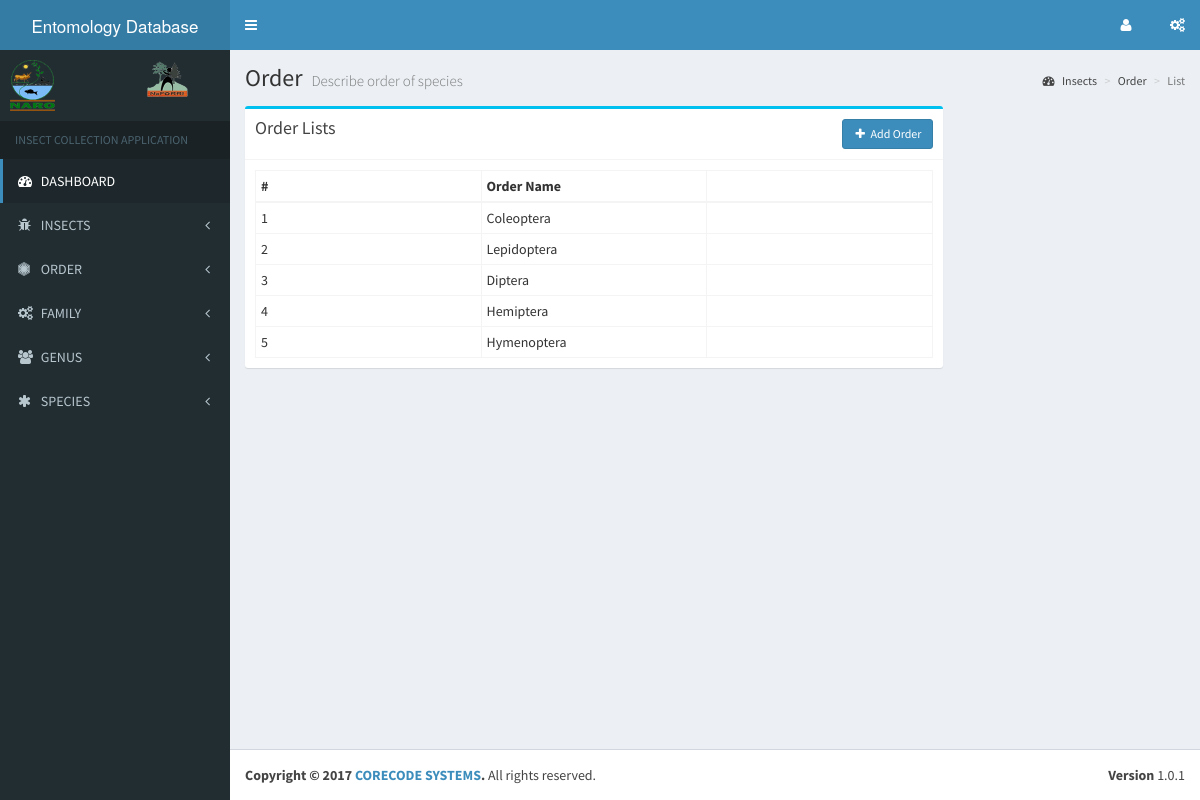
/admin/order_list.php, run on the app's committed database.
### tables this page shows
CREATE TABLE `order` (
  `order_Id` int(11) NOT NULL,
  `order_name` varchar(50) NOT NULL
);

### libs/database.php (called while the page is built, shortened)
<?php
    class database {
        public $host    = DB_HOST;
        public $user    = DB_USER;
        public $pass    = DB_PASS;
        public $db_name = DB_NAME;
        public $conn;
        public function connect() {
            $this->conn = new mysqli($this->host, $this->user, $this->pass, $this->db_name);
        }
        public function select($query) {
            $result = $this->conn->query($query);
            if($result->num_rows > 0) {
                return $result;
            }else {
                return false;
            }
        }
    }
?>

### admin/order_list.php (the view, shortened to what this page needs)
<?php
    require_once '../libs/database.php';
    $db = new database();
    $sql_select_order = "SELECT * FROM `Order`";
    $order_list = $db->select($sql_select_order);
?>
<?php include 'includes/header.php'; ?>
<?php include 'includes/sidebar_nav.php'; ?>
  <div class="content-wrapper">
    <section class="content-header">
      <h1>
        Order
        <small>Describe order of species</small>
      </h1>
      <ol class="breadcrumb">
        <li><a href="#"><i class="fa fa-dashboard"></i> Insects</a></li>
        <li><a href="#">Order</a></li>
        <li class="active">List</li>
      </ol>
    </section>
    <section class="content">
        <div class="row">
            <div class="col-md-9">
                <div class="box box-info">
                    <div class="box-header with-border">
                        <h3 class="box-title">Order Lists</h3>
                        <a href="add_order.php" class="btn btn-primary btn-sm pull-right"><i class="fa fa-plus fa-fw"></i> Add Order</a>
                    </div>
                    <div class='box-body'>
                        <table class="table table-bordered table-condensed" id="content_list">
                            <thead>
                                <tr>
                                    <th>#</th>
                                    <th>Order Name</th>
                                    <th></th>
                                </tr>
                            </thead>
                            <tbody>
                                <?php $counter = 1; ?>
                                <?php while($row = $order_list->fetch_array()): ?>
                                    <tr>
                                        <td><?php echo $counter; ?></td>
                                        <td><?php echo $row['order_name']; ?></td>
                                        <td>
                                        </td>
                                    </tr>
                                    <?php $counter++; ?>
                                <?php endwhile; ?>
                            </tbody>
                        </table>
                    </div>
                </div>
            </div>
        </div>
    </section>
  </div>
<?php include 'includes/footer.php'; ?>

### assets/css/styles.css (style rules this page uses)
table { table-layout:fixed; }
td { overflow: hidden; text-overflow: ellipsis; word-wrap: break-word; }

### data on the page
order: order_name "Coleoptera"
order: order_name "Lepidoptera"
order: order_name "Diptera"
order: order_name "Hemiptera"
order: order_name "Hymenoptera"
